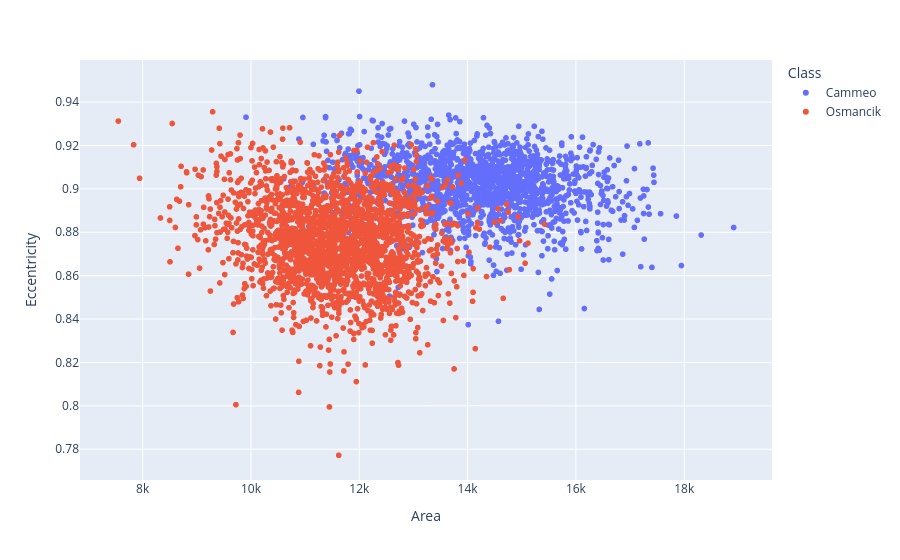
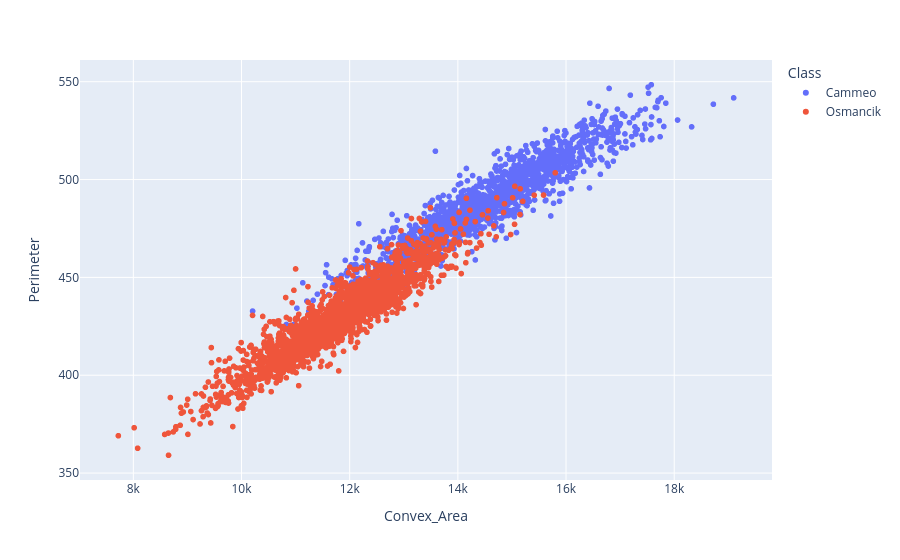
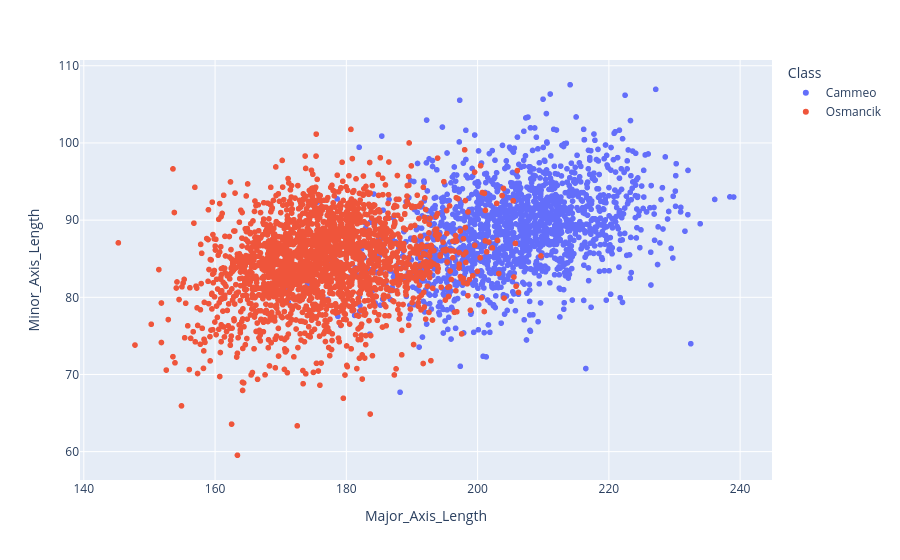
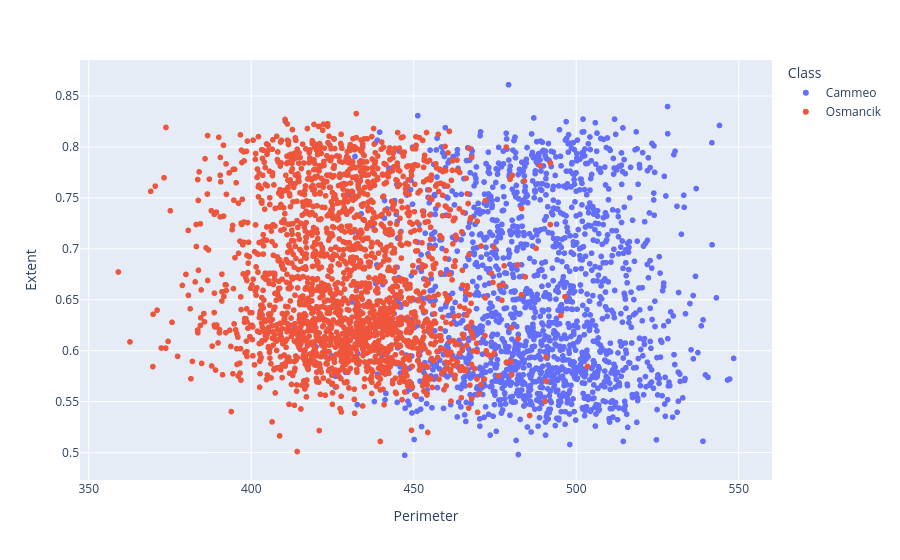

Source (notebook cell) for these figures, in order:
### Code cell
for x_axis_data, y_axis_data in [
    ('Area', 'Eccentricity'),
    ('Convex_Area', 'Perimeter'),
    ('Major_Axis_Length', 'Minor_Axis_Length'),
    ('Perimeter', 'Extent'),
    ('Eccentricity', 'Major_Axis_Length'),
]:
  px.scatter(rice_dataset, x = x_axis_data, y = y_axis_data, color='Class').show()

### Figure 1 — Plotly figure (JSON) as saved in the notebook; plotly's stock layout.template omitted (floating-point values rounded to 4 significant figures; data arrays with more than 128 entries replaced by an {"elided": "..."} marker saying what was removed)
{"data": [{"hovertemplate": "Class=Cammeo<br>Area=%{x}<br>Eccentricity=%{y}<extra></extra>", "legendgroup": "Cammeo", "marker": {"color": "#636efa", "symbol": "circle"}, "mode": "markers", "name": "Cammeo", "showlegend": true, "type": "scattergl", "x": {"elided": "1630 int values"}, "xaxis": "x", "y": {"elided": "1630 float values"}, "yaxis": "y"}, {"hovertemplate": "Class=Osmancik<br>Area=%{x}<br>Eccentricity=%{y}<extra></extra>", "legendgroup": "Osmancik", "marker": {"color": "#EF553B", "symbol": "circle"}, "mode": "markers", "name": "Osmancik", "showlegend": true, "type": "scattergl", "x": {"elided": "2180 int values"}, "xaxis": "x", "y": {"elided": "2180 float values"}, "yaxis": "y"}], "layout": {"legend": {"title": {"text": "Class"}, "tracegroupgap": 0}, "margin": {"t": 60}, "xaxis": {"anchor": "y", "domain": [0, 1], "title": {"text": "Area"}}, "yaxis": {"anchor": "x", "domain": [0, 1], "title": {"text": "Eccentricity"}}}}

### Figure 2 — Plotly figure (JSON) as saved in the notebook; plotly's stock layout.template omitted (floating-point values rounded to 4 significant figures; data arrays with more than 128 entries replaced by an {"elided": "..."} marker saying what was removed)
{"data": [{"hovertemplate": "Class=Cammeo<br>Convex_Area=%{x}<br>Perimeter=%{y}<extra></extra>", "legendgroup": "Cammeo", "marker": {"color": "#636efa", "symbol": "circle"}, "mode": "markers", "name": "Cammeo", "showlegend": true, "type": "scattergl", "x": {"elided": "1630 int values"}, "xaxis": "x", "y": {"elided": "1630 float values"}, "yaxis": "y"}, {"hovertemplate": "Class=Osmancik<br>Convex_Area=%{x}<br>Perimeter=%{y}<extra></extra>", "legendgroup": "Osmancik", "marker": {"color": "#EF553B", "symbol": "circle"}, "mode": "markers", "name": "Osmancik", "showlegend": true, "type": "scattergl", "x": {"elided": "2180 int values"}, "xaxis": "x", "y": {"elided": "2180 float values"}, "yaxis": "y"}], "layout": {"legend": {"title": {"text": "Class"}, "tracegroupgap": 0}, "margin": {"t": 60}, "xaxis": {"anchor": "y", "domain": [0, 1], "title": {"text": "Convex_Area"}}, "yaxis": {"anchor": "x", "domain": [0, 1], "title": {"text": "Perimeter"}}}}

### Figure 3 — Plotly figure (JSON) as saved in the notebook; plotly's stock layout.template omitted (floating-point values rounded to 4 significant figures; data arrays with more than 128 entries replaced by an {"elided": "..."} marker saying what was removed)
{"data": [{"hovertemplate": "Class=Cammeo<br>Major_Axis_Length=%{x}<br>Minor_Axis_Length=%{y}<extra></extra>", "legendgroup": "Cammeo", "marker": {"color": "#636efa", "symbol": "circle"}, "mode": "markers", "name": "Cammeo", "showlegend": true, "type": "scattergl", "x": {"elided": "1630 float values"}, "xaxis": "x", "y": {"elided": "1630 float values"}, "yaxis": "y"}, {"hovertemplate": "Class=Osmancik<br>Major_Axis_Length=%{x}<br>Minor_Axis_Length=%{y}<extra></extra>", "legendgroup": "Osmancik", "marker": {"color": "#EF553B", "symbol": "circle"}, "mode": "markers", "name": "Osmancik", "showlegend": true, "type": "scattergl", "x": {"elided": "2180 float values"}, "xaxis": "x", "y": {"elided": "2180 float values"}, "yaxis": "y"}], "layout": {"legend": {"title": {"text": "Class"}, "tracegroupgap": 0}, "margin": {"t": 60}, "xaxis": {"anchor": "y", "domain": [0, 1], "title": {"text": "Major_Axis_Length"}}, "yaxis": {"anchor": "x", "domain": [0, 1], "title": {"text": "Minor_Axis_Length"}}}}

### Figure 4 — Plotly figure (JSON) as saved in the notebook; plotly's stock layout.template omitted (floating-point values rounded to 4 significant figures; data arrays with more than 128 entries replaced by an {"elided": "..."} marker saying what was removed)
{"data": [{"hovertemplate": "Class=Cammeo<br>Perimeter=%{x}<br>Extent=%{y}<extra></extra>", "legendgroup": "Cammeo", "marker": {"color": "#636efa", "symbol": "circle"}, "mode": "markers", "name": "Cammeo", "showlegend": true, "type": "scattergl", "x": {"elided": "1630 float values"}, "xaxis": "x", "y": {"elided": "1630 float values"}, "yaxis": "y"}, {"hovertemplate": "Class=Osmancik<br>Perimeter=%{x}<br>Extent=%{y}<extra></extra>", "legendgroup": "Osmancik", "marker": {"color": "#EF553B", "symbol": "circle"}, "mode": "markers", "name": "Osmancik", "showlegend": true, "type": "scattergl", "x": {"elided": "2180 float values"}, "xaxis": "x", "y": {"elided": "2180 float values"}, "yaxis": "y"}], "layout": {"legend": {"title": {"text": "Class"}, "tracegroupgap": 0}, "margin": {"t": 60}, "xaxis": {"anchor": "y", "domain": [0, 1], "title": {"text": "Perimeter"}}, "yaxis": {"anchor": "x", "domain": [0, 1], "title": {"text": "Extent"}}}}
